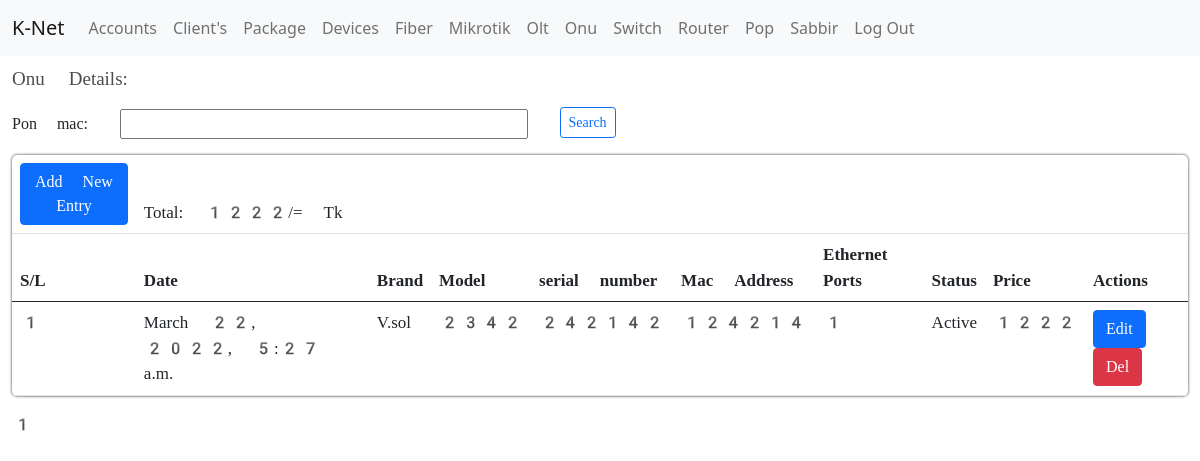
/inside/onu/ (signed in), run on the app's committed database.
### apps/core/models.py (models this page shows, shortened)
class Isp_info(models.Model):
    name = models.CharField(max_length=200)
    address = models.CharField(max_length=200)
    phone = models.CharField(max_length=200)
    email = models.EmailField(max_length=200)
    website = models.URLField(max_length=200)

class Onu(models.Model):
    choice_status = (('Active', 'Active'), ('Stored', 'Stored'), ('Damaged',
                                                                  'Damaged'))
    brand = models.CharField(max_length=200)
    model = models.CharField(max_length=200)
    serial_number = models.CharField(max_length=200, unique=True)
    pon_mac = models.CharField(max_length=200, unique=True)
    ethernet_ports = models.IntegerField()
    status = models.CharField(max_length=100, choices=choice_status)
    price = models.IntegerField()
    date = models.DateTimeField(auto_now_add=True)

### apps/users/models.py (models this page shows, shortened)
class User(AbstractBaseUser):
    user_id = models.IntegerField(unique=True,)
    client = models.BooleanField(default=True)
    reseller = models.BooleanField(default=False)
    owner = models.BooleanField(default=False)
    worker = models.BooleanField(default=False)
    staff = models.BooleanField(default=False)
    admin = models.BooleanField(default=False)
    USERNAME_FIELD = 'user_id'
    REQUIRED_FIELDS = []
    object = UserManager()

### apps/clients/models.py (models this page shows, shortened)
class Clients(models.Model):
    genders = (
        ('Male', 'Male'),
        ('Female', 'Female'),
        ('Others', 'Others'),
    )
    choice_status = (('Active', 'Active'), ('Inactive', 'Inactive'))
    user = models.OneToOneField(User, on_delete=models.CASCADE)
    first_name = models.CharField(max_length=245)
    last_name = models.CharField(max_length=245)
    gender = models.CharField(max_length=245, choices=genders)
    email = models.EmailField(max_length=245)
    phone = models.CharField(max_length=11)
    nid = models.CharField(max_length=11)
    client_id = models.IntegerField(unique=True)
    ip_username = models.CharField(max_length=20,
                                   unique=True,
                                   null=True,
                                   blank=True,
                                   verbose_name='IP/Username')
    address = models.CharField(max_length=100)
    olt_details = models.ForeignKey(Olt,
                                    on_delete=models.CASCADE,
                                    null=True,
                                    blank=True)
    onu_details = models.ForeignKey(Onu,
                                    on_delete=models.CASCADE,
                                    null=True,
                                    blank=True)
    switch_details = models.ForeignKey(Switch,
                                       on_delete=models.CASCADE,
                                       null=True,
                                       blank=True)
    router_details = models.ForeignKey(Router,
                                       on_delete=models.CASCADE,
                                       null=True,
                                       blank=True)
    package_details = models.ForeignKey(Package,
                                        on_delete=models.CASCADE,
                                        null=True,
                                        blank=True)
    pop_details = models.ForeignKey(Pop,
                                    on_delete=models.CASCADE,
                                    null=True,
                                    blank=True)
    status = models.CharField(max_length=100,
                              default='Active',
                              choices=choice_status)
    paid = models.BooleanField(default=False)
    reseller = models.ForeignKey(
        Resellers, on_delete=models.CASCADE, null=True, blank=True)
    date = models.DateTimeField(auto_now_add=True)

### apps/clients/decorators.py (the view, shortened to what this page needs)
    def wrapper_func(request, *args, **kwargs):
        if request.user.admin == True:
            return view_func(request, *args, **kwargs)

### apps/core/views.py (called while the page is built)
@login_required(login_url='client-login')
@staff_roles
def onuShowing(request):
    isp_info = Isp_info.objects.filter(id=1).first()
    onu = Onu.objects.all().order_by('-id')
    filters = OnuFilter(request.GET, queryset=onu)
    onu = filters.qs
    p = Paginator(onu, 50)
    n = request.GET.get('p')
    onu = p.get_page(n)
    total = Onu.objects.aggregate(Sum('price'))
    context = {
        'isp_info': isp_info,
        'onus': onu,
        'total': total,
        'filters': filters
    }
    return render(request, 'core/onu/onu_show.html', context)

### apps/core/templates/core/onu/onu_show.html
{% extends 'core/onu/onu_base.html' %}

### apps/core/templates/core/onu/onu_base.html (shortened to what this page needs)
{% extends 'core/inside_devices.html' %}
{% block content %}
<section>
    <div class="container-fluid">
        <div class="base-title">
            <h3>Onu Details:</h3>
        </div>
        <div class="search-arera my-3">
            <form method="get">
                {{filters.form}}
                <button class="btn btn-sm btn-outline-primary" type="submit">Search</button>
            </form>
        </div>
        <div class="fiber-details-wrappers">
            <table class="table table-hover">
                <thead>
                    <tr>
                        <td scope="col" colspan=""><a class="btn btn-primary" href="{% url 'onu-add' %}">Add New
                                Entry</a></td>
                        <td colspan="9">Total: {{total.price__sum}}/= Tk</td>
                    </tr>
                    <tr>
                        <th scope="col">S/L</th>
                        <th scope="col">Date</th>
                        <th scope="col">Brand</th>
                        <th scope="col">Model</th>
                        <th scope="col">serial number</th>
                        <th scope="col">Mac Address</th>
                        <th scope="col">Ethernet Ports</th>
                        <th scope="col">Status</th>
                        <th scope="col">Price</th>
                        <th scope="col">Actions</th>
                    </tr>
                </thead>
                <tbody>
                    {% for onu in onus %}
                    <tr>
                        <th scope="row">{{forloop.counter}}</th>
                        <td>{{onu.date}}</td>
                        <td>{{onu.brand}}</td>
                        <td>{{onu.model}}</td>
                        <td>{{onu.serial_number}}</td>
                        <td>{{onu.pon_mac}}</td>
                        <td>{{onu.ethernet_ports}}</td>
                        <td>{{onu.status}}</td>
                        <td>{{onu.price}}</td>
                        <td>
                            <a class="btn btn-primary ml-1" href="{% url 'onu-update' onu.id %}">Edit</a>
                            {% if request.user.admin %}
                            <a class="btn btn-danger ml-1" href="{% url 'onu-del' onu.id %}">Del</a>
                            {% endif %}
                        </td>
                    </tr>
                    {% endfor %}
                </tbody>
            </table>
            {{onus.number}}
        </div>
    </div>
</section>
{% endblock %}

### apps/core/templates/core/base.html (shortened to what this page needs)
{% load static %}
<!DOCTYPE html>
<html lang="en">
<head>
  <link href="https://cdn.jsdelivr.net/npm/bootstrap@5.0.2/dist/css/bootstrap.min.css" rel="stylesheet">
  <link rel="stylesheet" href="{% static 'core/main.css' %}">
</head>
<body>
  <nav class="navbar navbar-expand-lg navbar-light bg-light">
    <div class="container-fluid">
      <a class="navbar-brand" href="{% url 'inside' %}">{{isp_info.name}}</a>
      <div class="collapse navbar-collapse" id="navbarNav">
        <ul class="navbar-nav">
          {% if request.user.owner %}
          <li class="nav-item">
            <a class="nav-link" href="{% url 'account-dashboard' %}">Accounts</a>
          </li>
          {% endif %}
          {% block navbar %}{% endblock navbar %}
          <li class="nav-item">
            <a class="nav-link" href="{% url 'user_dashboard' %}">{{request.user.clients.first_name}}</a>
          </li>
          <li class="nav-item">
            <a class="nav-link" href="{% url 'client_logout' %}">Log Out</a>
          </li>
        </ul>
      </div>
    </div>
  </nav>
  {% block content %}{% endblock content %}
</body>
</html>

### static/core/main.css (style rules this page uses)
.base-title h3 { font-size: 19px; margin-top: 1%; font-weight: 500; font-family: emoji; color: #000000b3; }
.fiber-details-wrappers { font-family: emoji; font-size: 17px; }
table { box-shadow: 0px 0px 3px 0px; border-radius: 5px; padding: 1%; }
.search-arera { font-family: emoji; }
.search-arera input { margin: 0 1%; }

### data on the page
Isp_info: name "K-Net"
User: user.clients.first_name "Sabbir"
Onu: date "March 22, 2022, 5:27 a.m.", brand "V.sol", model "2342", serial_number "242142", pon_mac "124214", ethernet_ports "1", status "Active", price "1222"

### other printed values
{{ total.price__sum }} "1222"
{{ onus.number }} "1"
